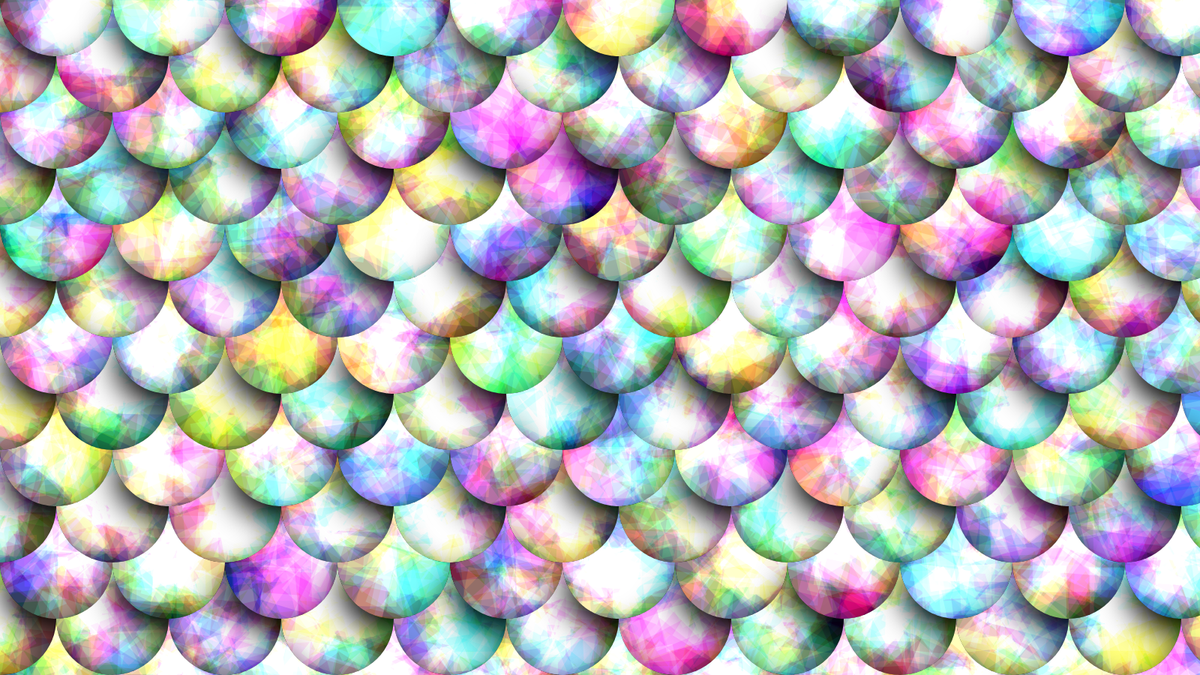
Frame 1 (no input)
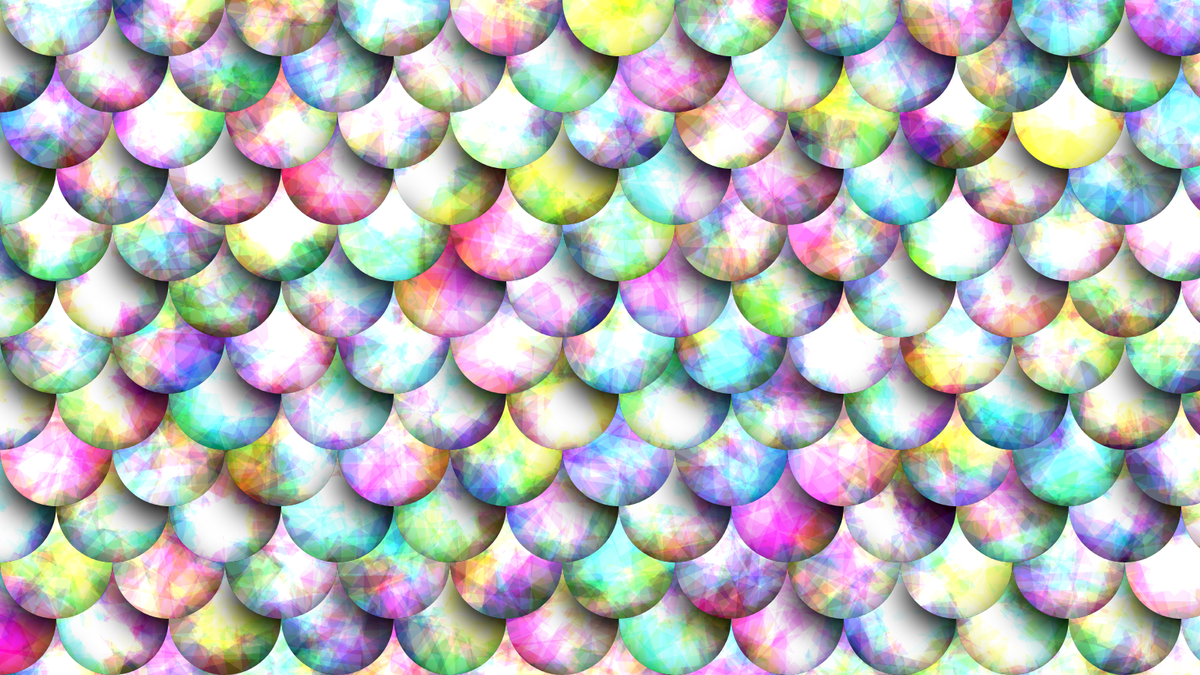
Frame 2 (the mouse pressed at the canvas centre, redrawn once)

The p5.js sketch that drew these frames (run headless with seeded random() and noise() and a simulated clock; the mouse was pressed at the canvas centre and the sketch redrawn once):

// p5.js sketch
// ── sketch.js
let imgW, imgH;
let wMax, hMax;

function setup() {
	createCanvas(1600, 900);

	noLoop();

	imgW = 150;
	imgH = 150;

	wMax = floor(width / imgW) + 1;
	hMax = floor(height / imgH) * 2 + 2;

	background(0);
}

function draw() {
	for (let i = -1; i < wMax; i++) {
		for (let j = -1; j < hMax; j++) {
			let pg = createGraphics(imgW, imgH);
			pg.rectMode(CENTER);
			pg.textAlign(CENTER, CENTER);
			pg.strokeJoin(ROUND);
			pg.colorMode(HSB, 360, 100, 100, 100);

			pg.blendMode(BLEND);
			pg.background(0);

			pg.blendMode(ADD);
			pg.noStroke();

			for (let i = 0; i < 70; i++) {
				pg.fill(random(360), 100, 100, 10);
				pg.push();
				pg.translate(random(pg.width), random(pg.height));
				pg.rotate(random(TWO_PI));
				pg.rect(0, 0, random(pg.width * 0.1, pg.width * 1.0), random(pg.width * 0.1, pg.width * 1.0));
				pg.pop();
			}

			pg.erase();
			pg.circle(0, 0, pg.height);
			pg.circle(pg.width, 0, pg.height);

			pg.beginShape();
			pg.vertex(pg.width, pg.height);
			pg.vertex(pg.width, pg.height / 2);
			for (let t = 0; t <= PI; t += PI / 180) {
				pg.vertex(pg.width / 2 + pg.height / 2 * cos(t), pg.height / 2 + pg.height / 2 * sin(t));
			}
			pg.vertex(0, pg.height / 2);
			pg.vertex(0, pg.height);
			pg.endShape(CLOSE);
			pg.noErase();

			let space = j % 2 == 0 ? pg.width / 2 : 0;

			push();
			drawingContext.shadowColor = color(0, 0, 0);
			drawingContext.shadowBlur = 40;
			drawingContext.shadowOffsetY = 20;
			image(pg, i * imgW + space, j * imgH / 2);
			pop();
		}
	}
}
